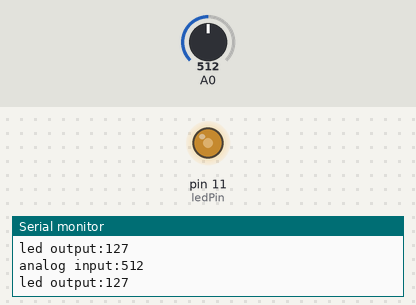
The sketch below on a simulated Arduino Uno, built with avr-gcc and run on an emulated ATmega328P. Parts: output pins drawn as LEDs (lit = HIGH), the last lines printed to the serial monitor. The test bench sets the inputs (shaded band); at power-on: A0 = 512.

Above: at 1.2 s.
1.3 s: A0 set to 420
At 2.0 s:
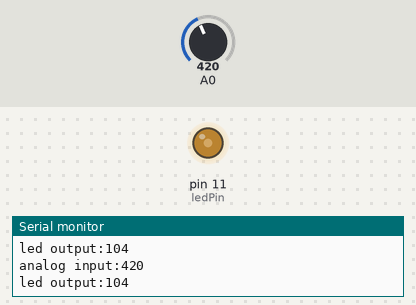
4.3 s: A0 set to 383
At 5.5 s:
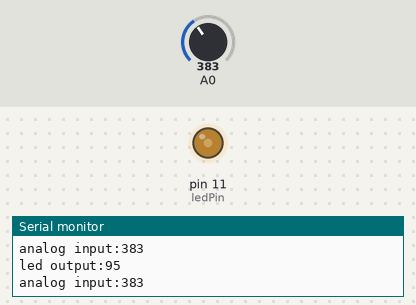
5.8 s: A0 set to 716
At 7.0 s:
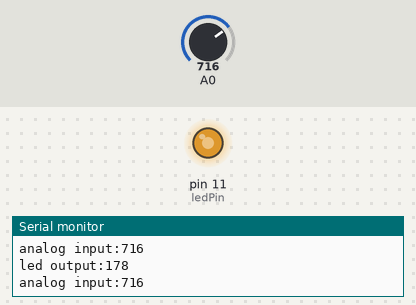
7.3 s: A0 set to 990
At 7.8 s:
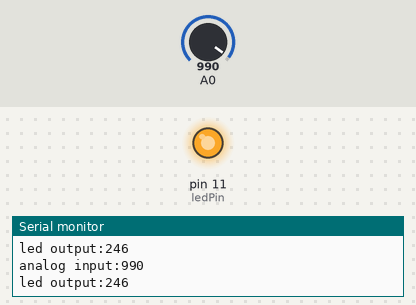
8.8 s: A0 set to 1012
At 9.7 s:
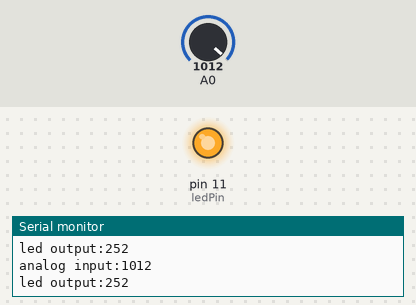
11.8 s: A0 set to 511
At 12.6 s:
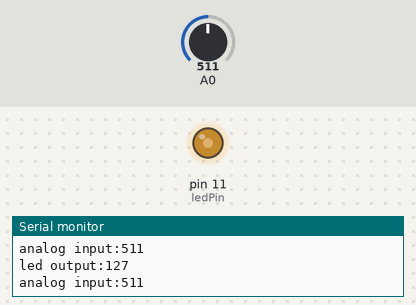
Timing chart, 0 to 14.3 s (numbered marks = the images above; inputs shaded):
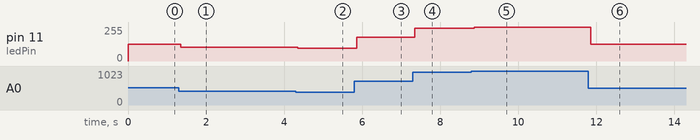

Measured:
- after the input at 1.3 s, pin 11 (ledPin): 127/255 → 104/255 after 0.05 s
- after the input at 4.3 s, pin 11 (ledPin): 104/255 → 95/255 after 0.05 s
- after the input at 5.8 s, pin 11 (ledPin): 95/255 → 178/255 after 0.06 s
- after the input at 7.3 s, pin 11 (ledPin): 178/255 → 246/255 after 0.05 s
- after the input at 8.8 s, pin 11 (ledPin): 246/255 → 252/255 after 0.07 s
- after the input at 11.8 s, pin 11 (ledPin): 252/255 → 127/255 after 0.05 s

The sketch:

tester.ino
```cpp
const int ledPin = 11;

int ledVal;
int readVal;

void setup() {
  // put your setup code here, to run once:
  pinMode(ledPin, OUTPUT);
  Serial.begin(9600);
}

void loop() {
  // put your main code here, to run repeatedly:
  readVal = analogRead(A0);
  Serial.print("analog input:");
  Serial.println(readVal);

  ledVal = map(readVal, 0, 1024, 0, 255);
  Serial.print("led output:");
  Serial.println(ledVal);
  analogWrite(ledPin, ledVal);
}
```
